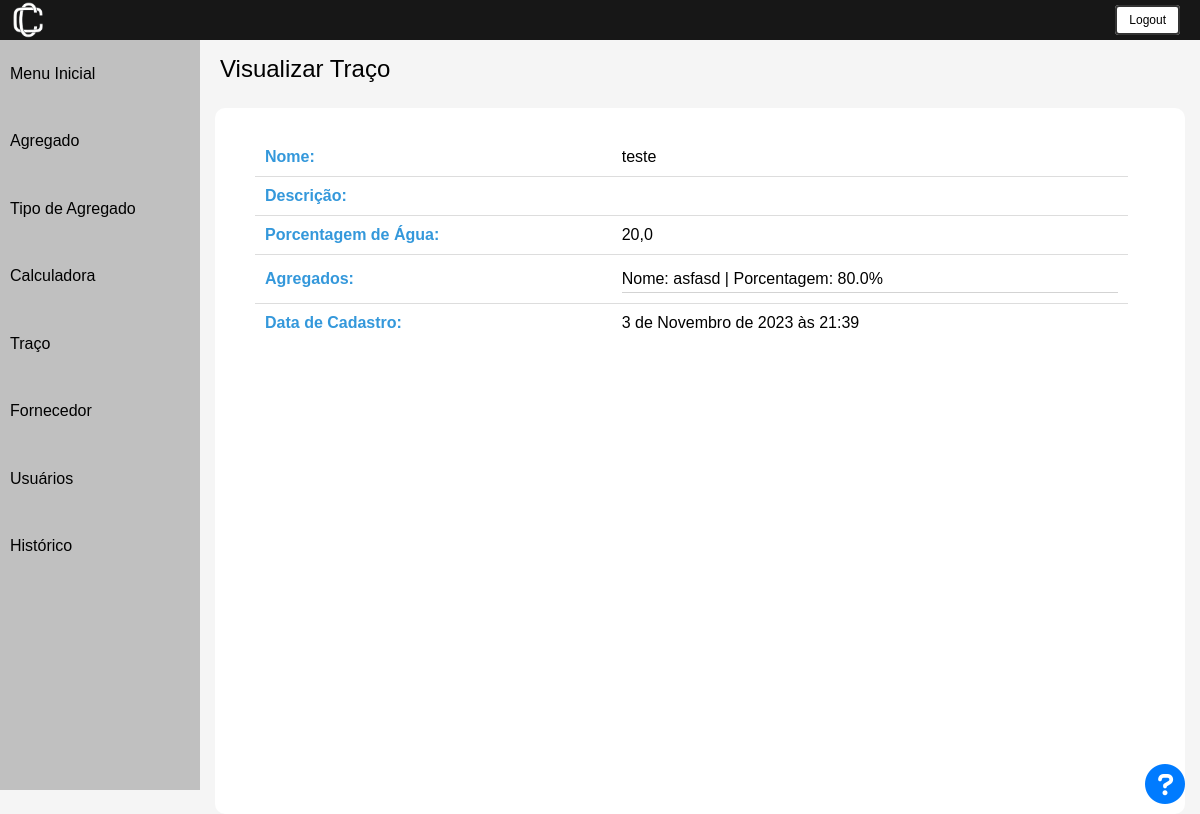
The page /inspecionar_traco/1/ (signed in) on the database its author committed.
### usuarios/models.py (models this page shows, shortened)
class Traco(models.Model):
    nome = models.CharField(max_length=50, unique=True)
    descricao = models.CharField(max_length=250, blank=True)
    porcentagem_agua = models.FloatField()
    agregados = models.ManyToManyField(Agregado, through='TracoAgregado', blank=True)
    data_cadastro = models.DateTimeField(default=timezone.now)
    class Meta:
        db_table = "traco"

class Agregado(models.Model):
    nome = models.CharField(max_length=40, unique=True)
    pen_6_30_mm = models.FloatField()
    pen_4_80_mm = models.FloatField()
    pen_2_40_mm = models.FloatField()
    pen_1_20_mm = models.FloatField()
    pen_600_um = models.FloatField()
    pen_300_um = models.FloatField()
    pen_150_um = models.FloatField()
    pen_75_um = models.FloatField()
    fundo = models.FloatField()
    umidade = models.FloatField()
    massa_especifica = models.FloatField()
    is_deleted = models.BooleanField(default=False)
    num_modificacao = models.IntegerField(default=0)
    data_cadastro = models.DateTimeField(default=timezone.now)
    fk_usuario_id = models.IntegerField(null=False)
    fk_fornecedor_id = models.ForeignKey(Fornecedor, on_delete=models.CASCADE)
    fk_tipo_agregado_id = models.ForeignKey(TipoAgregado, on_delete=models.CASCADE)
    class Meta:
        db_table = "agregado"

### usuarios/decorators.py (the view)
        def wrapper_func(request, *args, **kwargs):
            group = None
            if request.user.groups.exists():
                group = request.user.groups.all()[0].name
            if group in allowed_roles:
                return view_func(request, *args, **kwargs)
            else:
                return HttpResponseRedirect(reverse('error_page'))

### usuarios/models.py (called while the page is built)
    def agregados_relacionados(self):
        return Agregado.objects.filter(fk_tipo_agregado_id=self.id)

### usuarios/scripts.py (called while the page is built)
def get_user_group(request):
    return request.user.groups.all()[0].name

### usuarios/views.py (called while the page is built)
@login_required
@allowed_users(allowed_roles=['Administrador', 'Editor'])
def inspecionar_traco(request, pk):
    traco = get_object_or_404(Traco, id=pk)
    agregados_traco = TracoAgregado.objects.filter(traco=traco)
    tipos_agregado = TipoAgregado.objects.all()
    context = {
        'traco': traco,
        'informacoes_agregados': GetInformacoesAgregados(agregados_traco, tipos_agregado),
        'user_group': get_user_group(request)
    }
    return render(request, 'traco/inspecionar.html', context)

### usuarios/templates/traco/inspecionar.html (shortened to what this page needs)
{% extends 'base.html' %}
{% load static %}
{% block content %}
<html lang="pt-br">
<head>
    <link rel="stylesheet" href="{% static 'css/inspectionar.css' %}">
    <link rel="stylesheet" href="https://cdnjs.cloudflare.com/ajax/libs/font-awesome/5.15.4/css/all.min.css">
</head>
<body>
     {% include "utils/header.html" %}
    <div class="container">
        {% include "utils/sidebar.html" %}
        <div class="content">
        <div class="cadastrar_btn">
            <a class="nome-pagina">Visualizar Traço</a>
        </div>
            <div class = 'all-content'>
                <div class="lista">
                    <table class="resultado-table">
                        <tbody>
                            <tr class="header-row">
                                <td class="header-cell">Nome:</td>
                                <td>{{ traco.nome }}</td>
                            </tr>
                            <tr  class="header-row">
                                <td class="header-cell">Descrição:</td>
                                <td>{{ traco.descricao }}</td>
                            </tr>
                            <tr  class="header-row">
                                <td class="header-cell">Porcentagem de Água:</td>
                                <td>{{ traco.porcentagem_agua }}</td>
                            </tr>
                            <tr class="header-row">
                                <td class="header-cell">Agregados:</td>
                                <td>
                                    <ul class="agregados-list">
                                        {% for i in informacoes_agregados %}
                                            {% for agregado in i.agregados %}
                                                {% if agregado.selected == 'selected' %}
                                                    <li>Nome: {{ agregado.nome }} | Porcentagem: {{ i.porcentagem }}%</li>
                                                {% endif %}
                                            {% endfor %}
                                        {% endfor %}
                                    </ul>
                                </td>
                            </tr>
                            <tr  class="header-row">
                                <td class="header-cell">Data de Cadastro:</td>
                                <td>{{ traco.data_cadastro }}</td>
                            </tr>
                        </tbody>
                    </table>
                </div>
                </div>
            {% with duvidas_link='https://calconc.readthedocs.io/pt/latest/files/traco/visualizar.html' %}
                {% include "utils/duvidas.html" %}
            {% endwith %}
        </div>
    </div>
</body>
{% endblock %}

### usuarios/static/css/inspectionar.css (style rules this page uses)
* { margin: 0; padding: 0; color: inherit; }
body { font-family: arial, helvetica, sans-serif; font-size: 12px; background: #F5F5F5; min-height: 100vh; }
.container { display: flex; min-height: calc(100vh - 50px); }
.content { flex: 1; margin: 15px; }
.nome-pagina { text-align: left; font-size: 24px; padding: 5px; }
.all-content { margin-top: 25px; width: 100%; height:98%; background-color: white; border-radius: 10px; }
.lista { padding-top: 30px; }
.agregados-list li { list-style: none; position: relative; padding-bottom: 5px; padding-top: 5px; }
.agregados-list li:after { margin-top; 10px; content: ''; position: absolute; left: 0; bottom: 0; width: 100%; height: 1.3px; background-color: #d3d3d3; }
.header-row .header-cell { font-weight: bold; color: #3498db; }
.resultado-table { width: 90%; border-collapse: collapse; margin-left: 40px; }
.resultado-table td { padding: 10px; border-bottom: 1px solid #ddd; }
.resultado-table tr:last-child td { border-bottom: none; }

### rows shown on the page
Traco: nome "teste", porcentagem_agua "20,0", data_cadastro "3 de Novembro de 2023 às 21:39"
Agregado: nome "asfasd"

### other values the page prints
{{ i.porcentagem }} "80.0"
